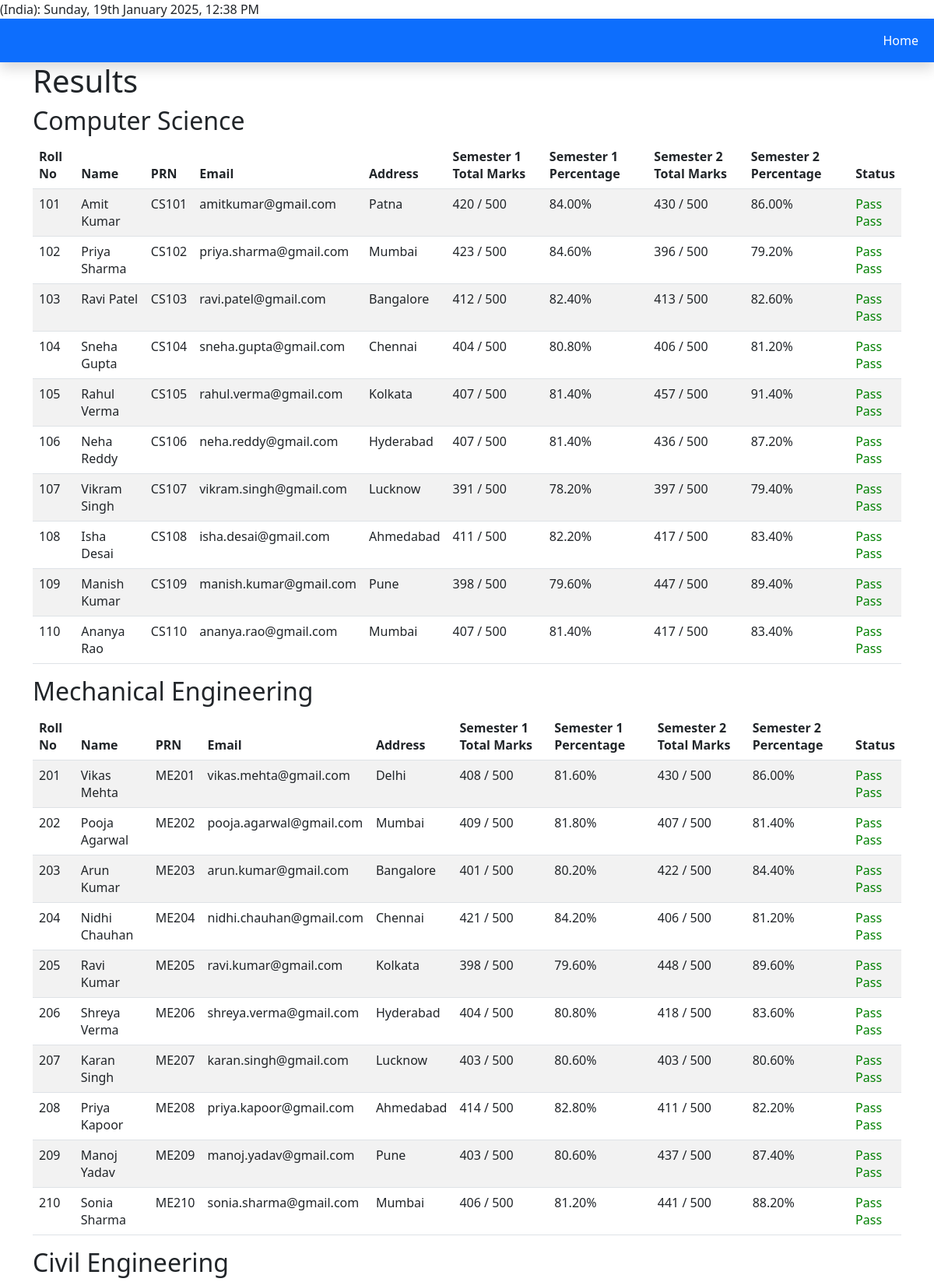
The page /display/students_result.php (upper part) on the database its author committed.
### tables this page shows
CREATE TABLE `students` (
  `prn` varchar(20) NOT NULL,
  `name` varchar(100) NOT NULL,
  `roll` int(11) NOT NULL,
  `email` varchar(100) NOT NULL,
  `password` varchar(255) NOT NULL,
  `address` text NOT NULL
);

### display/students_result.php (the view, shortened to what this page needs)
<?php
include '../config/database.php';
include '../includes/header.php';
$query = "
    SELECT c.course_name, s.name, s.roll, s.prn, s.email, s.address,
           SUM(CASE WHEN m.semester_id = 1 THEN m.marks_received ELSE 0 END) AS semester_1_marks,
           SUM(CASE WHEN m.semester_id = 1 THEN m.total_marks ELSE 0 END) AS semester_1_total,
           SUM(CASE WHEN m.semester_id = 2 THEN m.marks_received ELSE 0 END) AS semester_2_marks,
           SUM(CASE WHEN m.semester_id = 2 THEN m.total_marks ELSE 0 END) AS semester_2_total,
           (SUM(CASE WHEN m.semester_id = 1 THEN m.marks_received ELSE 0 END) / SUM(CASE WHEN m.semester_id = 1 THEN m.total_marks ELSE 0 END)) * 100 AS semester_1_percentage,
           (SUM(CASE WHEN m.semester_id = 2 THEN m.marks_received ELSE 0 END) / SUM(CASE WHEN m.semester_id = 2 THEN m.total_marks ELSE 0 END)) * 100 AS semester_2_percentage
    FROM students s
    LEFT JOIN marks m ON s.prn = m.prn
    LEFT JOIN enrollment e ON s.prn = e.prn
    LEFT JOIN courses c ON e.course_id = c.course_id
    GROUP BY c.course_id, s.prn
    ORDER BY FIELD(c.course_name, 'Computer Science', 'Mechanical Engineering', 'Civil Engineering', 'Electrical Engineering', 'Mathematics'),
             s.roll ASC";
$stmt = $pdo->prepare($query);
$stmt->execute();
$students = $stmt->fetchAll(PDO::FETCH_ASSOC);
function getStudentStatus($marks_received, $total_marks) {
    return ($marks_received / $total_marks) * 100 >= 40 ? 'Pass' : 'Fail';
}
?>
<head>
    <link href="https://cdn.jsdelivr.net/npm/bootstrap-icons/font/bootstrap-icons.css" rel="stylesheet">
</head>
<div class="container">
    <h1>Results</h1>
    <?php
    $currentCourse = '';
    foreach ($students as $student):
        if ($student['course_name'] !== $currentCourse):
            if ($currentCourse !== ''):
                echo '</tbody></table>';
            endif;
            $currentCourse = $student['course_name'];
            echo "<h2>$currentCourse</h2>";
            echo "<table class='table table-striped' id='" . strtolower(str_replace(" ", "_", $currentCourse)) . "_table'>
                    <thead class='sticky-header'>
                        <tr>
                            <th onclick='sortTable(0, \"$currentCourse\")'>Roll No <i class='bi bi-sort'></i></th>
                            <th onclick='sortTable(1, \"$currentCourse\")'>Name <i class='bi bi-sort'></i></th>
                            <th>PRN</th>
                            <th>Email</th>
                            <th>Address</th>
                            <th onclick='sortTable(2, \"$currentCourse\")'>Semester 1 Total Marks <i class='bi bi-sort'></i></th>
                            <th onclick='sortTable(3, \"$currentCourse\")'>Semester 1 Percentage <i class='bi bi-sort'></i></th>
                            <th onclick='sortTable(4, \"$currentCourse\")'>Semester 2 Total Marks <i class='bi bi-sort'></i></th>
                            <th onclick='sortTable(5, \"$currentCourse\")'>Semester 2 Percentage <i class='bi bi-sort'></i></th>
                            <th>Status</th>
                        </tr>
                    </thead>
                    <tbody>";
        endif;
        $semester_1_status = getStudentStatus($student['semester_1_marks'], $student['semester_1_total']);
        $semester_2_status = getStudentStatus($student['semester_2_marks'], $student['semester_2_total']);
        $statusColor1 = $semester_1_status === 'Pass' ? 'green' : 'red';
        $statusColor2 = $semester_2_status === 'Pass' ? 'green' : 'red';
        ?>
        <tr>
            <td><?= htmlspecialchars($student['roll']) ?></td>
            <td><?= htmlspecialchars($student['name']) ?></td>
            <td><?= htmlspecialchars($student['prn']) ?></td>
            <td><?= htmlspecialchars($student['email']) ?></td>
            <td><?= htmlspecialchars($student['address']) ?></td>
            <td><?= htmlspecialchars($student['semester_1_marks']) ?> / <?= htmlspecialchars($student['semester_1_total']) ?></td>
            <td><?= number_format($student['semester_1_percentage'], 2) ?>%</td>
            <td><?= htmlspecialchars($student['semester_2_marks']) ?> / <?= htmlspecialchars($student['semester_2_total']) ?></td>
            <td><?= number_format($student['semester_2_percentage'], 2) ?>%</td>
            <td>
                <span style="color: <?= $statusColor1 ?>;"><?= $semester_1_status ?></span><br>
                <span style="color: <?= $statusColor2 ?>;"><?= $semester_2_status ?></span>
            </td>
        </tr>
    <?php endforeach; ?>
    </tbody>
    </table>
</div>
<?php include '../includes/footer.php'; ?>

### display/students_result.php (style rules this page uses)
.sticky-header { position: sticky; top: 0; background-color: #fff; z-index: 1; }

### rows shown on the page
students: currentCourse "Computer Science", roll "101", name "Amit Kumar", prn "CS101", email "amitkumar@gmail.com", address "Patna", semester_1_marks "420", semester_1_total "500", semester_1_percentage "84.00", semester_2_marks "430", semester_2_total "500", semester_2_percentage "86.00", semester_1_status "Pass", semester_2_status "Pass"
students: roll "102", name "Priya Sharma", prn "CS102", email "priya.sharma@gmail.com", address "Mumbai", semester_1_marks "423", semester_1_total "500", semester_1_percentage "84.60", semester_2_marks "396", semester_2_total "500", semester_2_percentage "79.20", semester_1_status "Pass", semester_2_status "Pass"
students: roll "103", name "Ravi Patel", prn "CS103", email "ravi.patel@gmail.com", address "Bangalore", semester_1_marks "412", semester_1_total "500", semester_1_percentage "82.40", semester_2_marks "413", semester_2_total "500", semester_2_percentage "82.60", semester_1_status "Pass", semester_2_status "Pass"
students: roll "104", name "Sneha Gupta", prn "CS104", email "sneha.gupta@gmail.com", address "Chennai", semester_1_marks "404", semester_1_total "500", semester_1_percentage "80.80", semester_2_marks "406", semester_2_total "500", semester_2_percentage "81.20", semester_1_status "Pass", semester_2_status "Pass"
students: roll "105", name "Rahul Verma", prn "CS105", email "rahul.verma@gmail.com", address "Kolkata", semester_1_marks "407", semester_1_total "500", semester_1_percentage "81.40", semester_2_marks "457", semester_2_total "500", semester_2_percentage "91.40", semester_1_status "Pass", semester_2_status "Pass"
students: roll "106", name "Neha Reddy", prn "CS106", email "neha.reddy@gmail.com", address "Hyderabad", semester_1_marks "407", semester_1_total "500", semester_1_percentage "81.40", semester_2_marks "436", semester_2_total "500", semester_2_percentage "87.20", semester_1_status "Pass", semester_2_status "Pass"
students: roll "107", name "Vikram Singh", prn "CS107", email "vikram.singh@gmail.com", address "Lucknow", semester_1_marks "391", semester_1_total "500", semester_1_percentage "78.20", semester_2_marks "397", semester_2_total "500", semester_2_percentage "79.40", semester_1_status "Pass", semester_2_status "Pass"
students: roll "108", name "Isha Desai", prn "CS108", email "isha.desai@gmail.com", address "Ahmedabad", semester_1_marks "411", semester_1_total "500", semester_1_percentage "82.20", semester_2_marks "417", semester_2_total "500", semester_2_percentage "83.40", semester_1_status "Pass", semester_2_status "Pass"
students: roll "109", name "Manish Kumar", prn "CS109", email "manish.kumar@gmail.com", address "Pune", semester_1_marks "398", semester_1_total "500", semester_1_percentage "79.60", semester_2_marks "447", semester_2_total "500", semester_2_percentage "89.40", semester_1_status "Pass", semester_2_status "Pass"
students: roll "110", name "Ananya Rao", prn "CS110", email "ananya.rao@gmail.com", address "Mumbai", semester_1_marks "407", semester_1_total "500", semester_1_percentage "81.40", semester_2_marks "417", semester_2_total "500", semester_2_percentage "83.40", semester_1_status "Pass", semester_2_status "Pass"
students: currentCourse "Mechanical Engineering", roll "201", name "Vikas Mehta", prn "ME201", email "vikas.mehta@gmail.com", address "Delhi", semester_1_marks "408", semester_1_total "500", semester_1_percentage "81.60", semester_2_marks "430", semester_2_total "500", semester_2_percentage "86.00", semester_1_status "Pass", semester_2_status "Pass"
students: roll "202", name "Pooja Agarwal", prn "ME202", email "pooja.agarwal@gmail.com", address "Mumbai", semester_1_marks "409", semester_1_total "500", semester_1_percentage "81.80", semester_2_marks "407", semester_2_total "500", semester_2_percentage "81.40", semester_1_status "Pass", semester_2_status "Pass"
students: roll "203", name "Arun Kumar", prn "ME203", email "arun.kumar@gmail.com", address "Bangalore", semester_1_marks "401", semester_1_total "500", semester_1_percentage "80.20", semester_2_marks "422", semester_2_total "500", semester_2_percentage "84.40", semester_1_status "Pass", semester_2_status "Pass"
students: roll "204", name "Nidhi Chauhan", prn "ME204", email "nidhi.chauhan@gmail.com", address "Chennai", semester_1_marks "421", semester_1_total "500", semester_1_percentage "84.20", semester_2_marks "406", semester_2_total "500", semester_2_percentage "81.20", semester_1_status "Pass", semester_2_status "Pass"
students: roll "205", name "Ravi Kumar", prn "ME205", email "ravi.kumar@gmail.com", address "Kolkata", semester_1_marks "398", semester_1_total "500", semester_1_percentage "79.60", semester_2_marks "448", semester_2_total "500", semester_2_percentage "89.60", semester_1_status "Pass", semester_2_status "Pass"
students: roll "206", name "Shreya Verma", prn "ME206", email "shreya.verma@gmail.com", address "Hyderabad", semester_1_marks "404", semester_1_total "500", semester_1_percentage "80.80", semester_2_marks "418", semester_2_total "500", semester_2_percentage "83.60", semester_1_status "Pass", semester_2_status "Pass"
students: roll "207", name "Karan Singh", prn "ME207", email "karan.singh@gmail.com", address "Lucknow", semester_1_marks "403", semester_1_total "500", semester_1_percentage "80.60", semester_2_marks "403", semester_2_total "500", semester_2_percentage "80.60", semester_1_status "Pass", semester_2_status "Pass"
students: roll "208", name "Priya Kapoor", prn "ME208", email "priya.kapoor@gmail.com", address "Ahmedabad", semester_1_marks "414", semester_1_total "500", semester_1_percentage "82.80", semester_2_marks "411", semester_2_total "500", semester_2_percentage "82.20", semester_1_status "Pass", semester_2_status "Pass"
students: roll "209", name "Manoj Yadav", prn "ME209", email "manoj.yadav@gmail.com", address "Pune", semester_1_marks "403", semester_1_total "500", semester_1_percentage "80.60", semester_2_marks "437", semester_2_total "500", semester_2_percentage "87.40", semester_1_status "Pass", semester_2_status "Pass"
students: roll "210", name "Sonia Sharma", prn "ME210", email "sonia.sharma@gmail.com", address "Mumbai", semester_1_marks "406", semester_1_total "500", semester_1_percentage "81.20", semester_2_marks "441", semester_2_total "500", semester_2_percentage "88.20", semester_1_status "Pass", semester_2_status "Pass"
students: currentCourse "Civil Engineering"
